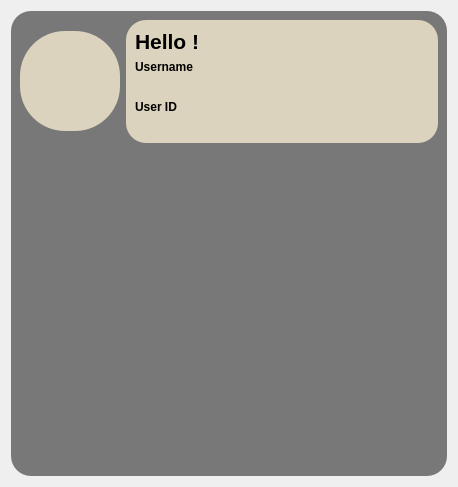
                  <widget class="QWidget" name="Profile_page">
                   <property name="styleSheet">
                    <string notr="true">QWidget#page_2{
border-image: url(:/newPrefix/Snipaste_2024-08-09_15-29-51.png);
}</string>
                   </property>
                   <layout class="QGridLayout" name="gridLayout_16">
                    <item row="0" column="0">
                     <widget class="QFrame" name="Profile_frame">
                      <property name="styleSheet">
                       <string notr="true">QFrame#Profile_frame{
background-color:rgba(0,0,0,0.5);
border-radius: 20px;
}</string>
                      </property>
                      <property name="frameShape">
                       <enum>QFrame::StyledPanel</enum>
                      </property>
                      <property name="frameShadow">
                       <enum>QFrame::Raised</enum>
                      </property>
                      <layout class="QGridLayout" name="gridLayout_17">
                       <item row="0" column="1">
                        <widget class="QFrame" name="frame_14">
                         <property name="styleSheet">
                          <string notr="true">border-radius:20px;
background-color: rgb(219, 211, 189);</string>
                         </property>
                         <property name="frameShape">
                          <enum>QFrame::StyledPanel</enum>
                         </property>
                         <property name="frameShadow">
                          <enum>QFrame::Raised</enum>
                         </property>
                         <layout class="QGridLayout" name="gridLayout_22">
                          <item row="2" column="0">
                           <widget class="QLabel" name="Username_Box">
                            <property name="text">
                             <string/>
                            </property>
                           </widget>
                          </item>
                          <item row="0" column="0">
                           <widget class="QLabel" name="label_7">
                            <property name="font">
                             <font>
                              <pointsize>16</pointsize>
                              <weight>75</weight>
                              <bold>true</bold>
                             </font>
                            </property>
                            <property name="text">
                             <string>Hello !</string>
                            </property>
                           </widget>
                          </item>
                          <item row="3" column="0">
                           <widget class="QLabel" name="label_10">
                            <property name="font">
                             <font>
                              <weight>75</weight>
                              <bold>true</bold>
                             </font>
                            </property>
                            <property name="text">
                             <string>User ID</string>
                            </property>
                           </widget>
                          </item>
                          <item row="1" column="0">
                           <widget class="QLabel" name="label_9">
                            <property name="font">
                             <font>
                              <weight>75</weight>
                              <bold>true</bold>
                             </font>
                            </property>
                            <property name="text">
                             <string>Username</string>
                            </property>
                           </widget>
                          </item>
                          <item row="4" column="0">
                           <widget class="QLabel" name="userID_box">
                            <property name="text">
                             <string/>
                            </property>
                           </widget>
                          </item>
                         </layout>
                        </widget>
                       </item>
                       <item row="1" column="0" colspan="2">
                        <widget class="QWidget" name="widget_4" native="true">
                         <property name="styleSheet">
                          <string notr="true">border-radius:20px;</string>
                         </property>
                         <layout class="QGridLayout" name="gridLayout_31">
                          <item row="0" column="0">
                           <widget class="QLabel" name="label_8">
                            <property name="minimumSize">
                             <size>
                              <width>400</width>
                              <height>300</height>
                             </size>
                            </property>
                            <property name="text">
                             <string/>
                            </property>
                           </widget>
                          </item>
                         </layout>
                        </widget>
                       </item>
                       <item row="0" column="0">
                        <widget class="QWidget" name="widget_3" native="true">
                         <property name="minimumSize">
                          <size>
                           <width>30</width>
                           <height>30</height>
                          </size>
                         </property>
                         <property name="maximumSize">
                          <size>
                           <width>100</width>
                           <height>100</height>
                          </size>
                         </property>
                         <property name="styleSheet">
                          <string notr="true">border-radius:45px;
background-color: rgb(219, 211, 189);
</string>
                         </property>
                         <layout class="QGridLayout" name="gridLayout_18">
                          <item row="0" column="0">
                           <widget class="QPushButton" name="pushButton_15">
                            <property name="styleSheet">
                             <string notr="true">height: 70px;
background-color:rgba(255,255,255,0);
</string>
                            </property>
                            <property name="text">
                             <string/>
                            </property>
                            <property name="icon">
                             <iconset resource="Coding/Resources.qrc">
                              <normaloff>:/newPrefix/user.png</normaloff>:/newPrefix/user.png</iconset>
                            </property>
                            <property name="iconSize">
                             <size>
                              <width>45</width>
                              <height>45</height>
                             </size>
                            </property>
                           </widget>
                          </item>
                         </layout>
                        </widget>
                       </item>
                      </layout>
                     </widget>
                    </item>
                   </layout>
                  </widget>
